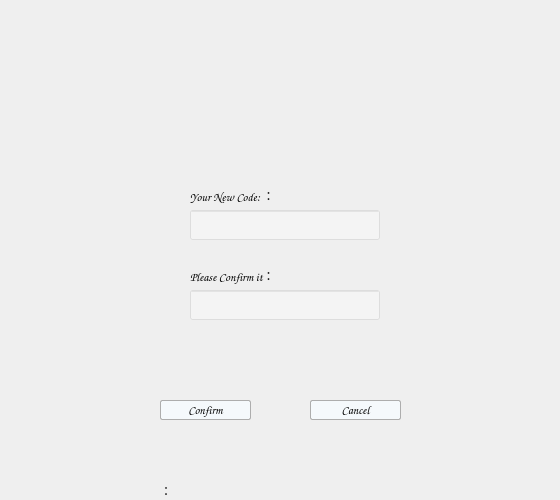
<?xml version="1.0" encoding="UTF-8"?>
<ui version="4.0">
 <class>PasswordReset</class>
 <widget class="QWidget" name="PasswordReset">
  <property name="geometry">
   <rect>
    <x>0</x>
    <y>0</y>
    <width>560</width>
    <height>500</height>
   </rect>
  </property>
  <property name="minimumSize">
   <size>
    <width>560</width>
    <height>500</height>
   </size>
  </property>
  <property name="maximumSize">
   <size>
    <width>560</width>
    <height>500</height>
   </size>
  </property>
  <property name="windowTitle">
   <string>Form</string>
  </property>
  <widget class="QLabel" name="PasswordConfirm">
   <property name="geometry">
    <rect>
     <x>190</x>
     <y>260</y>
     <width>171</width>
     <height>31</height>
    </rect>
   </property>
   <property name="font">
    <font>
     <family>Comic Sans MS</family>
    </font>
   </property>
   <property name="text">
    <string>Please Confirm it：</string>
   </property>
  </widget>
  <widget class="QLabel" name="Designedby">
   <property name="geometry">
    <rect>
     <x>160</x>
     <y>480</y>
     <width>271</width>
     <height>21</height>
    </rect>
   </property>
   <property name="font">
    <font>
     <family>Comic Sans MS</family>
    </font>
   </property>
   <property name="text">
    <string>：</string>
   </property>
  </widget>
  <widget class="QLabel" name="Password">
   <property name="geometry">
    <rect>
     <x>190</x>
     <y>180</y>
     <width>141</width>
     <height>31</height>
    </rect>
   </property>
   <property name="font">
    <font>
     <family>Comic Sans MS</family>
    </font>
   </property>
   <property name="text">
    <string>Your New Code: ：</string>
   </property>
  </widget>
  <widget class="QLineEdit" name="PasswordEdit">
   <property name="geometry">
    <rect>
     <x>190</x>
     <y>210</y>
     <width>190</width>
     <height>30</height>
    </rect>
   </property>
   <property name="font">
    <font>
     <family>Comic Sans MS</family>
    </font>
   </property>
   <property name="styleSheet">
    <string notr="true">background-color: rgb(255, 255, 255, 80);</string>
   </property>
  </widget>
  <widget class="QLabel" name="warningLable">
   <property name="geometry">
    <rect>
     <x>190</x>
     <y>340</y>
     <width>291</width>
     <height>31</height>
    </rect>
   </property>
   <property name="font">
    <font>
     <family>Comic Sans MS</family>
    </font>
   </property>
   <property name="text">
    <string/>
   </property>
  </widget>
  <widget class="QLineEdit" name="PasswordConfirmEdit">
   <property name="geometry">
    <rect>
     <x>190</x>
     <y>290</y>
     <width>190</width>
     <height>30</height>
    </rect>
   </property>
   <property name="font">
    <font>
     <family>Comic Sans MS</family>
    </font>
   </property>
   <property name="styleSheet">
    <string notr="true">background-color: rgb(255, 255, 255, 80);</string>
   </property>
  </widget>
  <widget class="QPushButton" name="pButtonCancel">
   <property name="geometry">
    <rect>
     <x>310</x>
     <y>400</y>
     <width>91</width>
     <height>20</height>
    </rect>
   </property>
   <property name="font">
    <font>
     <family>Comic Sans MS</family>
    </font>
   </property>
   <property name="styleSheet">
    <string notr="true">QPushButton
{
    background:rgb(245,249,252);
    border-radius:2px;
    border: 1px solid rgb(173 , 173 , 173);
}
QPushButton:pressed
{
    background:rgb(245,249,252);
    border-radius:2px;
	padding-left:2px;
	padding-top:2px;
    border: 1px solid rgb(173 , 173 , 173);
}</string>
   </property>
   <property name="text">
    <string>Cancel</string>
   </property>
  </widget>
  <widget class="QPushButton" name="pButtonOk">
   <property name="geometry">
    <rect>
     <x>160</x>
     <y>400</y>
     <width>91</width>
     <height>20</height>
    </rect>
   </property>
   <property name="font">
    <font>
     <family>Comic Sans MS</family>
    </font>
   </property>
   <property name="styleSheet">
    <string notr="true">QPushButton
{
    background:rgb(245,249,252);
    border-radius:2px;
    border: 1px solid rgb(173 , 173 , 173);
}
QPushButton:pressed
{
    background:rgb(245,249,252);
    border-radius:2px;
	padding-left:2px;
	padding-top:2px;
    border: 1px solid rgb(173 , 173 , 173);
}</string>
   </property>
   <property name="text">
    <string>Confirm</string>
   </property>
  </widget>
  <widget class="QLabel" name="label">
   <property name="geometry">
    <rect>
     <x>0</x>
     <y>0</y>
     <width>560</width>
     <height>500</height>
    </rect>
   </property>
   <property name="minimumSize">
    <size>
     <width>560</width>
     <height>500</height>
    </size>
   </property>
   <property name="maximumSize">
    <size>
     <width>560</width>
     <height>500</height>
    </size>
   </property>
   <property name="styleSheet">
    <string notr="true">border-image: url(:/new/prefix1/Background/BKSM.png);</string>
   </property>
   <property name="text">
    <string/>
   </property>
  </widget>
  <zorder>label</zorder>
  <zorder>PasswordConfirmEdit</zorder>
  <zorder>pButtonOk</zorder>
  <zorder>PasswordConfirm</zorder>
  <zorder>PasswordEdit</zorder>
  <zorder>Designedby</zorder>
  <zorder>Password</zorder>
  <zorder>pButtonCancel</zorder>
  <zorder>warningLable</zorder>
 </widget>
 <resources/>
 <connections/>
</ui>
